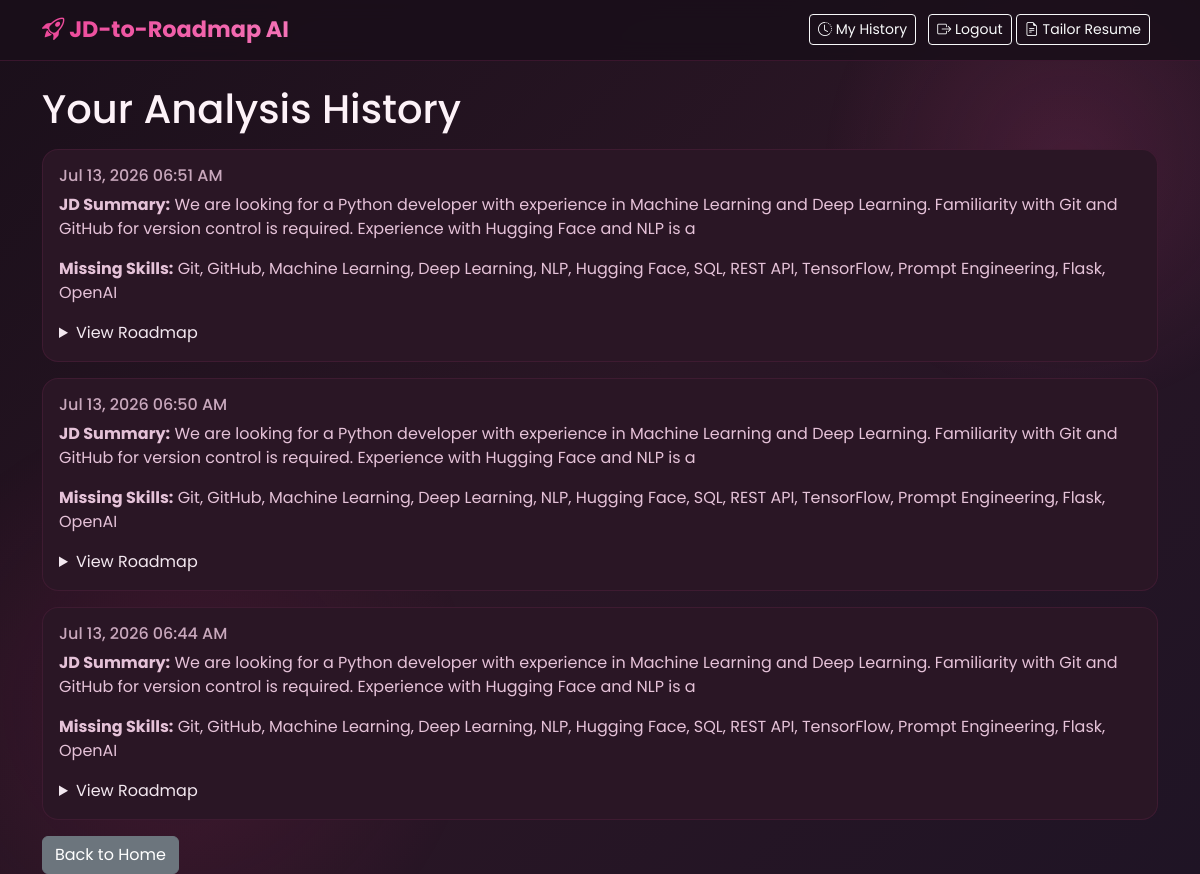
Page /history (signed in) on the earlier database version.
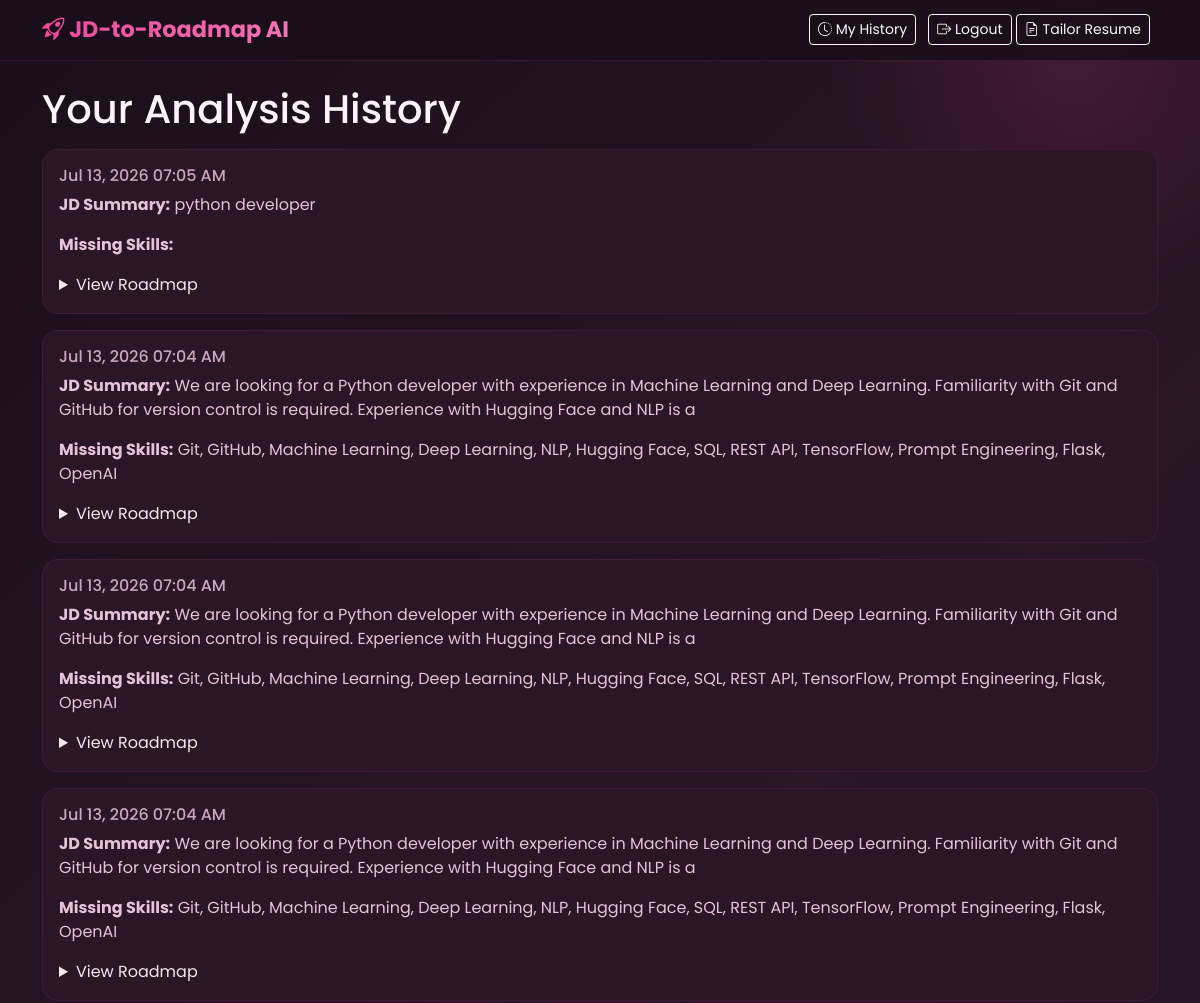
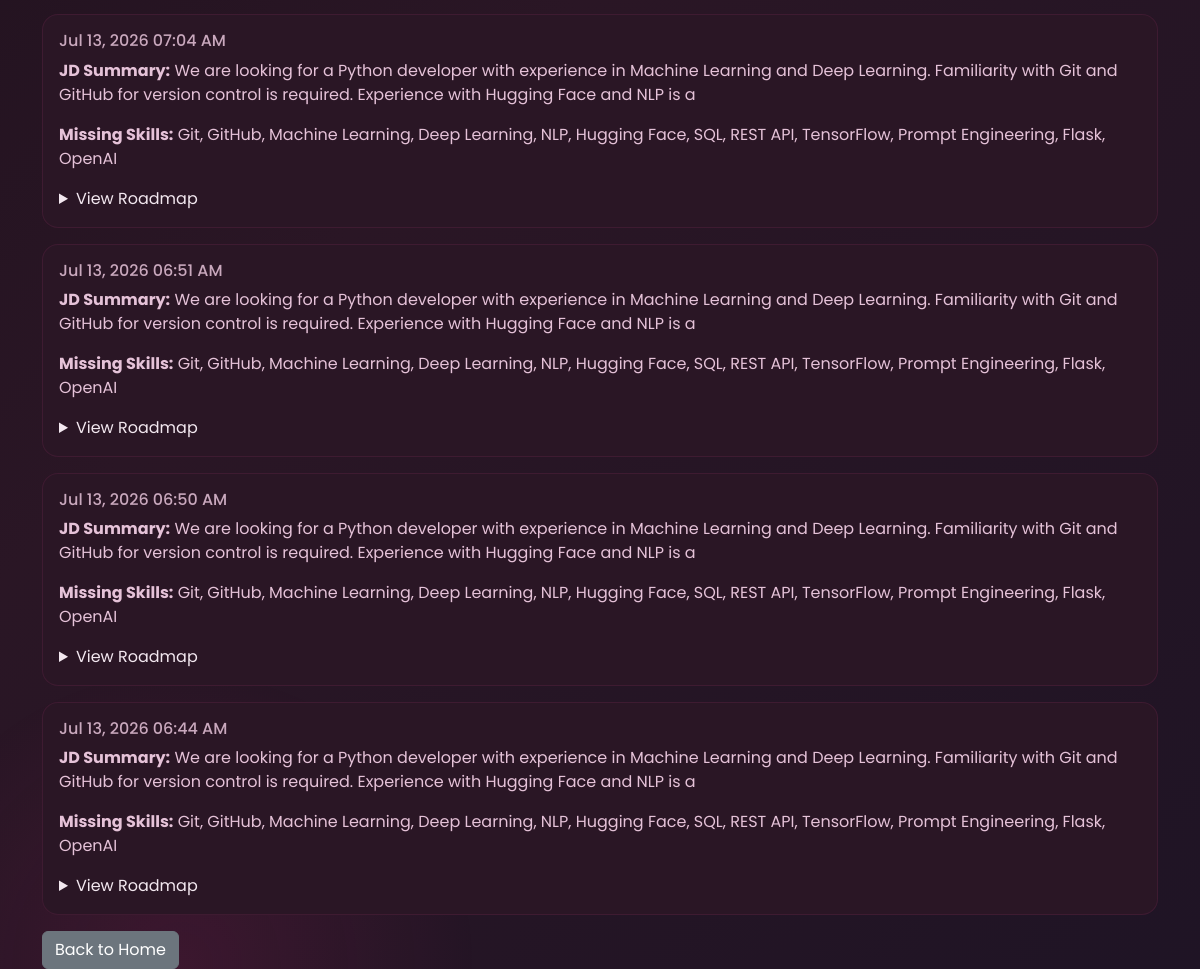
Same page on the later database version (2 pictures, top to bottom).
### app.py (models this page shows)
class Analysis(db.Model):
    id = db.Column(db.Integer, primary_key=True)
    user_id = db.Column(db.Integer, db.ForeignKey('user.id'), nullable=False)
    jd_summary = db.Column(db.String(300))
    missing_skills = db.Column(db.String(500))
    roadmap = db.Column(db.Text)
    created_at = db.Column(db.DateTime, server_default=db.func.now())
    tasks = db.relationship('RoadmapTask', backref='analysis', lazy=True)

### app.py (the view)
@app.route('/history')
@login_required
def history():
    analyses = Analysis.query.filter_by(user_id=current_user.id).order_by(Analysis.created_at.desc()).all()
    return render_template('history.html', analyses=analyses)

### app.py (called while the page is built)
@login_manager.user_loader
def load_user(user_id):
    return User.query.get(int(user_id))

### templates/history.html (shortened to what this page needs)
{% extends "base.html" %}
{% block content %}
<h1 class="mb-3">Your Analysis History</h1>
{% if analyses %}
    {% for item in analyses %}
    <div class="card mb-3">
        <div class="card-body">
            <h6 class="text-muted">{{ item.created_at.strftime('%b %d, %Y %I:%M %p') }}</h6>
            <p><strong>JD Summary:</strong> {{ item.jd_summary }}</p>
            <p><strong>Missing Skills:</strong> {{ item.missing_skills }}</p>
            {% if item.tasks %}
            <div class="mt-2">
                {% for task in item.tasks %}
                <div class="form-check mb-2">
                    <input class="form-check-input task-checkbox" type="checkbox"
                           data-task-id="{{ task.id }}" {% if task.completed %}checked{% endif %}
                           id="task{{ task.id }}">
                    <label class="form-check-label" for="task{{ task.id }}">
                        <strong>{{ task.week_label }}</strong>
                    </label>
                    <div class="ms-4 small">{{ task.content | safe }}</div>
                </div>
                {% endfor %}
            </div>
            {% else %}
            <details>
                <summary>View Roadmap</summary>
            </details>
            {% endif %}
        </div>
    </div>
    {% endfor %}
{% else %}
    <p class="text-muted">No analyses yet — go analyze a job description first!</p>
{% endif %}
<a href="/" class="btn btn-secondary">Back to Home</a>
{% endblock %}

Differences in the rows shown:
added Analysis: created_at "Jul 13, 2026 07:05 AM", jd_summary "python developer"
added Analysis: created_at "Jul 13, 2026 07:04 AM", jd_summary "We are looking for a Python developer with experience in Machine Learning and Deep Learning. Familiarity with Git and GitHub for version control is required. Experience with Hugging Face and NLP is a", missing_skills "Git, GitHub, Machine Learning, Deep Learning, NLP, Hugging Face, SQL, REST API, TensorFlow, Prompt Engineering, Flask, OpenAI"
added Analysis: created_at "Jul 13, 2026 07:04 AM", jd_summary "We are looking for a Python developer with experience in Machine Learning and Deep Learning. Familiarity with Git and GitHub for version control is required. Experience with Hugging Face and NLP is a", missing_skills "Git, GitHub, Machine Learning, Deep Learning, NLP, Hugging Face, SQL, REST API, TensorFlow, Prompt Engineering, Flask, OpenAI"
added Analysis: created_at "Jul 13, 2026 07:04 AM", jd_summary "We are looking for a Python developer with experience in Machine Learning and Deep Learning. Familiarity with Git and GitHub for version control is required. Experience with Hugging Face and NLP is a", missing_skills "Git, GitHub, Machine Learning, Deep Learning, NLP, Hugging Face, SQL, REST API, TensorFlow, Prompt Engineering, Flask, OpenAI"
added Analysis: created_at "Jul 13, 2026 07:04 AM", jd_summary "We are looking for a Python developer with experience in Machine Learning and Deep Learning. Familiarity with Git and GitHub for version control is required. Experience with Hugging Face and NLP is a", missing_skills "Git, GitHub, Machine Learning, Deep Learning, NLP, Hugging Face, SQL, REST API, TensorFlow, Prompt Engineering, Flask, OpenAI"
